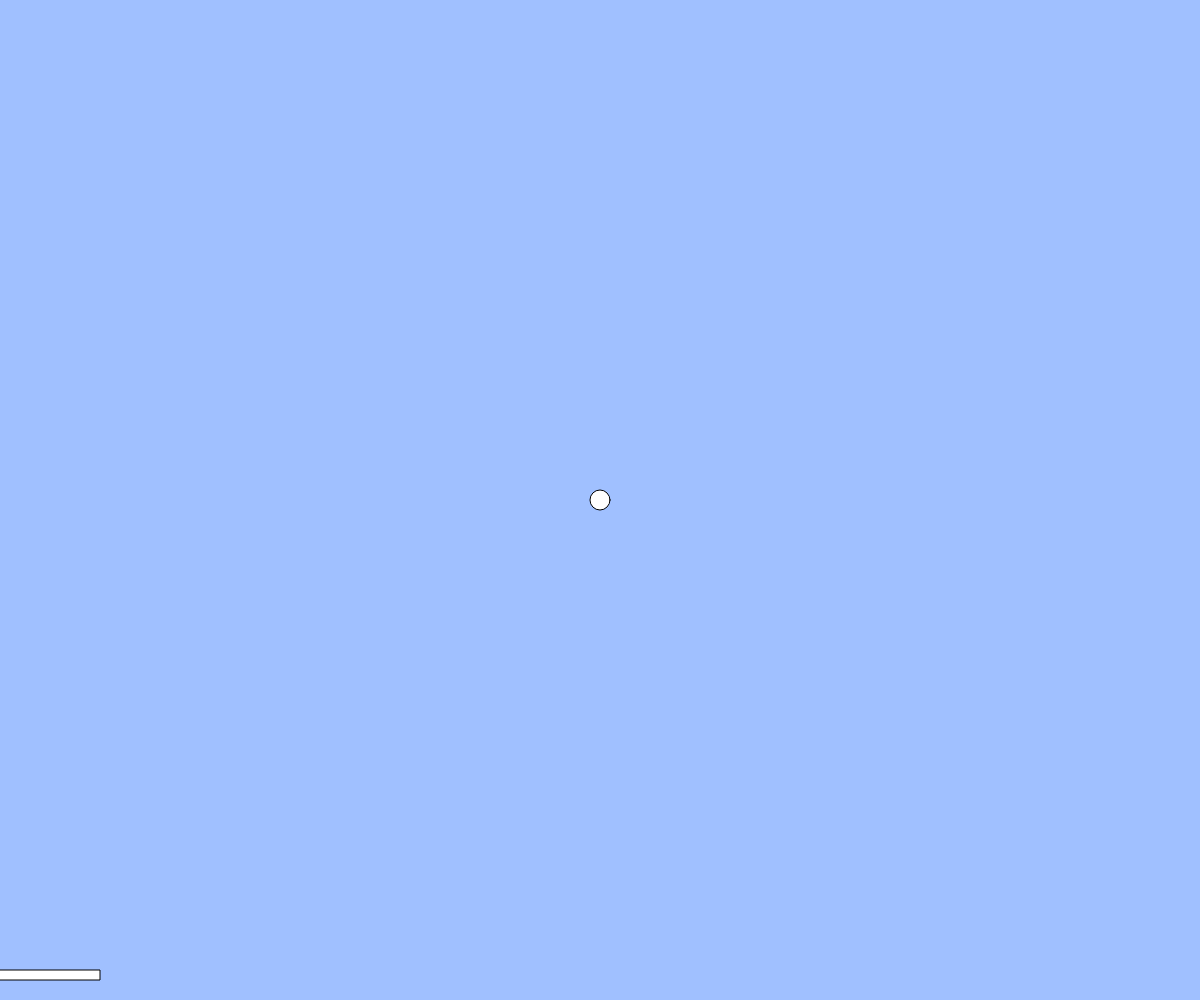
Frame 1 (no input)
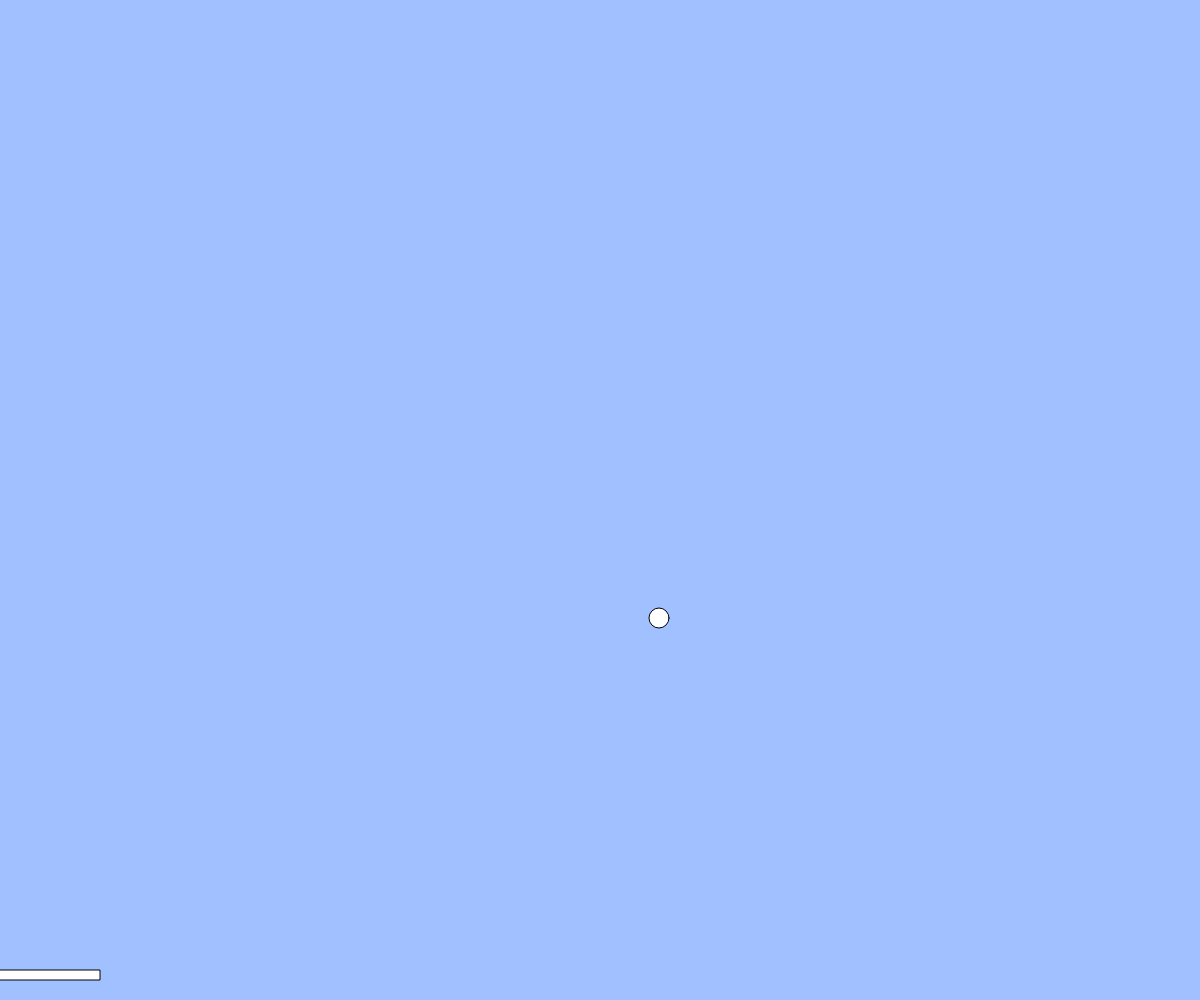
Frame 60 (no input)
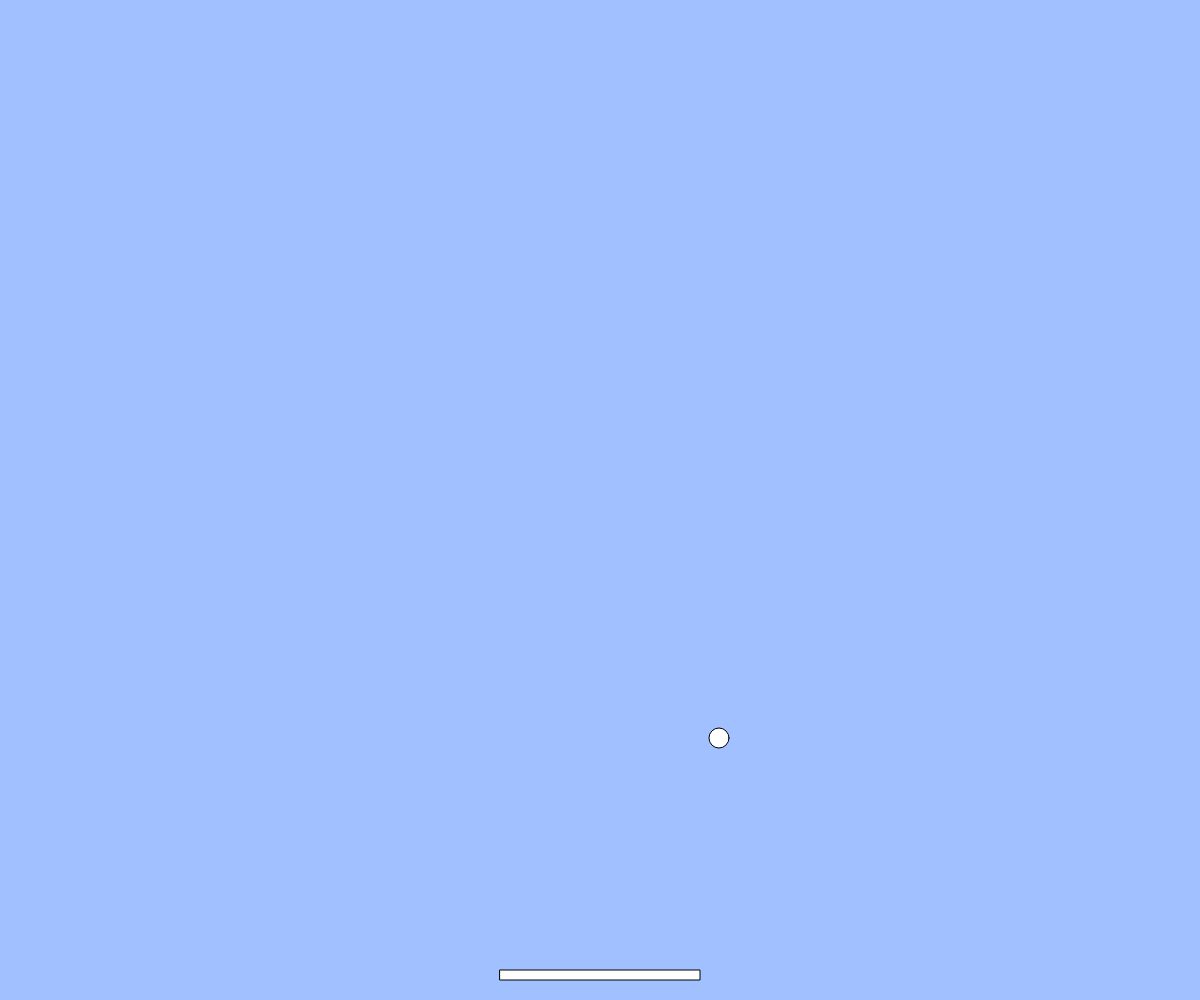
Frame 120 (the mouse pressed at the canvas centre since frame 60)

The p5.js sketch that drew these frames (run headless with seeded random() and noise() and a simulated clock; from frame 60 on, the mouse is pressed at the canvas centre):

// p5.js sketch
// ── sketch.js
// 最終課題を制作しよう

let x, y, cx, cy, vx, vy;

function setup(){
  createCanvas(windowWidth, windowHeight);
  x = width/2-100;
  y = height-30;
  cx = width/2;
  cy = height/2;
  vx = 1
  vy = 2
}

function draw(){
  background(160, 192, 255);
  rect(x, y, 200, 10);
  ellipse(cx, cy, 20);
  cx += vx
  cy += vy
}

  function mouseMoved(){
  x = mouseX-100;
  y = height-30;
}

function windowResized(){
  resizeCanvas(windowWidth, windowHeight);
}
